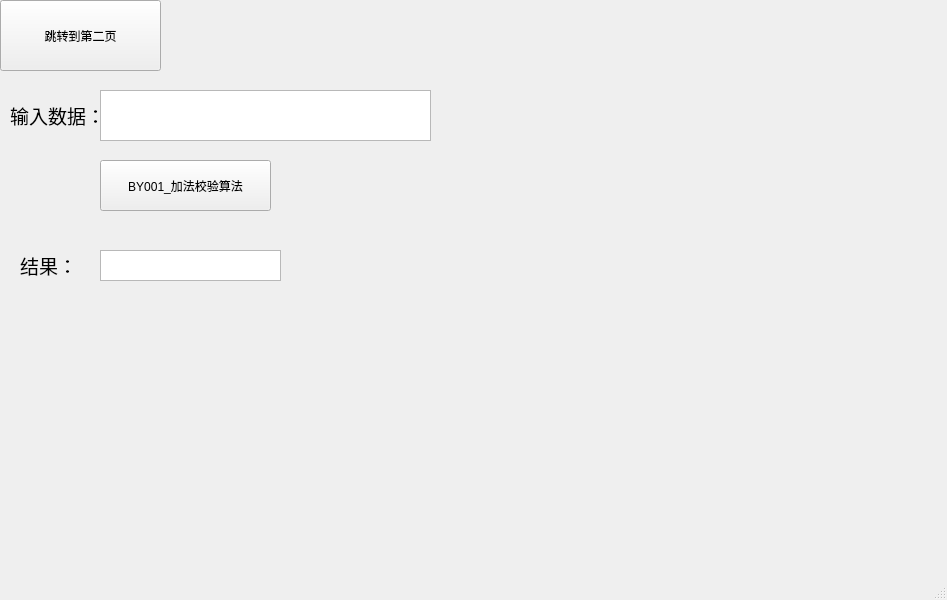
<?xml version="1.0" encoding="UTF-8"?>
<ui version="4.0">
 <class>MainWindow</class>
 <widget class="QMainWindow" name="MainWindow">
  <property name="geometry">
   <rect>
    <x>0</x>
    <y>0</y>
    <width>947</width>
    <height>600</height>
   </rect>
  </property>
  <property name="windowTitle">
   <string>校验工具</string>
  </property>
  <widget class="QWidget" name="centralwidget">
   <widget class="QPushButton" name="page1">
    <property name="geometry">
     <rect>
      <x>0</x>
      <y>0</y>
      <width>161</width>
      <height>71</height>
     </rect>
    </property>
    <property name="text">
     <string>跳转到第二页</string>
    </property>
   </widget>
   <widget class="QPushButton" name="BY001_button">
    <property name="geometry">
     <rect>
      <x>100</x>
      <y>160</y>
      <width>171</width>
      <height>51</height>
     </rect>
    </property>
    <property name="text">
     <string>BY001_加法校验算法</string>
    </property>
   </widget>
   <widget class="QTextEdit" name="main_input">
    <property name="geometry">
     <rect>
      <x>100</x>
      <y>90</y>
      <width>331</width>
      <height>51</height>
     </rect>
    </property>
   </widget>
   <widget class="QLabel" name="label_2">
    <property name="geometry">
     <rect>
      <x>10</x>
      <y>100</y>
      <width>101</width>
      <height>31</height>
     </rect>
    </property>
    <property name="font">
     <font>
      <pointsize>14</pointsize>
     </font>
    </property>
    <property name="text">
     <string>输入数据：</string>
    </property>
   </widget>
   <widget class="QLabel" name="label_3">
    <property name="geometry">
     <rect>
      <x>20</x>
      <y>250</y>
      <width>53</width>
      <height>31</height>
     </rect>
    </property>
    <property name="font">
     <font>
      <pointsize>14</pointsize>
     </font>
    </property>
    <property name="text">
     <string>结果：</string>
    </property>
   </widget>
   <widget class="QTextEdit" name="main_output">
    <property name="geometry">
     <rect>
      <x>100</x>
      <y>250</y>
      <width>181</width>
      <height>31</height>
     </rect>
    </property>
   </widget>
  </widget>
  <widget class="QMenuBar" name="menubar">
   <property name="geometry">
    <rect>
     <x>0</x>
     <y>0</y>
     <width>947</width>
     <height>21</height>
    </rect>
   </property>
  </widget>
  <widget class="QStatusBar" name="statusbar"/>
 </widget>
 <resources/>
 <connections/>
</ui>
